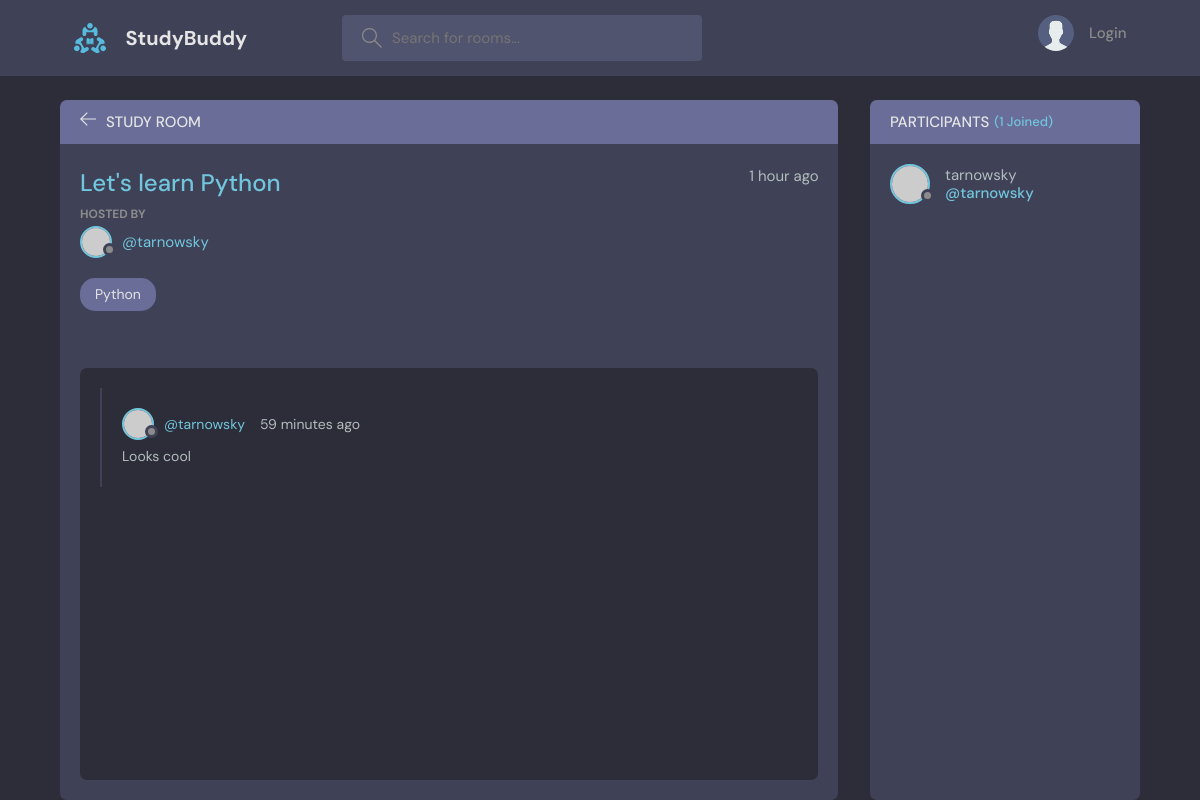
The page /room/1/ on the database its author committed.
### base/models.py (models this page shows, shortened)
class Room(models.Model):
    host = models.ForeignKey(User, on_delete=models.SET_NULL, null=True)
    topic = models.ForeignKey(Topic, on_delete=models.SET_NULL, null=True)
    name = models.CharField(max_length=200)
    description = models.TextField(null=True, blank=True)
    participants = models.ManyToManyField(User, related_name='participants', blank=True)
    updated = models.DateTimeField(auto_now=True)
    created = models.DateTimeField(auto_now_add=True)
    class Meta:
        ordering = ['-updated', '-created']

class User(AbstractUser):
    name = models.CharField(max_length=200, null=True)
    email = models.EmailField(unique=True)
    bio = models.TextField(null=True)
    avatar = models.ImageField()
    USERNAME_FIELD = 'email'
    REQUIRED_FIELDS = []

class Topic(models.Model):
    name = models.CharField(max_length=200)
    def __str__(self):
        return self.name

class Message(models.Model):
    user = models.ForeignKey(User, on_delete=models.CASCADE)
    room = models.ForeignKey(Room, on_delete=models.CASCADE)
    body = models.TextField()
    updated = models.DateTimeField(auto_now=True)
    created = models.DateTimeField(auto_now_add=True)
    class Meta:
        ordering = ['-updated', '-created']

### base/views.py (the view, shortened to what this page needs)
# urls.py: path('room/<str:pk>/', views.room, name="room"),
def room(request, pk):
    room = Room.objects.get(id=pk)
    room_messages = room.message_set.all()
    participants = room.participants.all()
    context = {'room': room, 'room_messages': room_messages,
               'participants': participants}
    return render(request, 'base/room.html', context)

### base/templates/base/room.html (shortened to what this page needs)
{% extends 'main.html' %}
{% block content %}
    <main class="profile-page layout layout--2">
      <div class="container">
        <div class="room">
          <div class="room__top">
            <div class="room__topLeft">
              <a href="{% url 'home' %}">
                <svg version="1.1" xmlns="http://www.w3.org/2000/svg" width="32" height="32" viewBox="0 0 32 32">
                  <title>arrow-left</title>
                  <path
                    d="M13.723 2.286l-13.723 13.714 13.719 13.714 1.616-1.611-10.96-10.96h27.625v-2.286h-27.625l10.965-10.965-1.616-1.607z"
                  ></path>
                </svg>
              </a>
              <h3>Study Room</h3>
            </div>
          </div>
          <div class="room__box scroll">
            <div class="room__header scroll">
              <div class="room__info">
                <h3>{{room.name}}</h3>
                <span>{{room.created|timesince}} ago</span>
              </div>
              <div class="room__hosted">
                <p>Hosted By</p>
                <a href="{% url 'user-profile' room.host.id %}" class="room__author">
                  <div class="avatar avatar--small">
                    <img src="https://randomuser.me/api/portraits/men/37.jpg" />
                  </div>
                  <span>@{{room.host.username}}</span>
                </a>
              </div>
              <span class="room__topics">{{room.topic}}</span>
            </div>
            <div class="room__conversation">
              <div class="threads scroll">
                {% for message in room_messages %}
                <div class="thread">
                  <div class="thread__top">
                    <div class="thread__author">
                      <a href="{% url 'user-profile' message.user.id %}" class="thread__authorInfo">
                        <div class="avatar avatar--small">
                          <img src="https://randomuser.me/api/portraits/men/37.jpg" />
                        </div>
                        <span>@{{message.user.username}}</span>
                      </a>
                      <span class="thread__date">{{message.created|timesince}} ago</span>
                    </div>
                  </div>
                  <div class="thread__details">
                    {{message.body}}
                  </div>
                </div>
                {% endfor %}
              </div>
            </div>
          </div>
        </div>
        <div class="participants">
          <h3 class="participants__top">Participants <span>({{participants.count}} Joined)</span></h3>
          <div class="participants__list scroll">
            {% for user in participants %}
            <a href="{% url 'user-profile' user.id %}" class="participant">
              <div class="avatar avatar--medium">
                <img src="https://randomuser.me/api/portraits/men/37.jpg" />
              </div>
              <p>
                {{user.username}}
                <span>@{{user.username}}</span>
              </p>
            </a>
            {% endfor %}
          </div>
        </div>
      </div>
    </main>
  {% endblock content %}

### rows shown on the page
Room: name "Let's learn Python", created "1 hour", host.username "tarnowsky", topic "Python"
Message: user.username "tarnowsky", created "59 minutes", body "Looks cool"
User: username "tarnowsky"

### other values the page prints
{{ participants.count }} "1"
